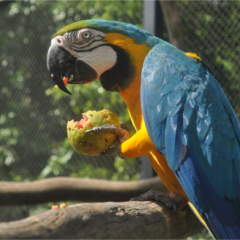
//> input picture split-channels/images/lab.png, 240 x 240 px, given in place of hsv.png, which was not available
$ ./main ../images/lab.png ../images/ycrcb.png ../images/ycrcb.png   (built with g++ and OpenCV 4)
//> lines starting //> are read from the running program, lines starting //| are printed output that depends on the picture; pictures that were not available may be replaced by others from this repository, and a replacement may not be noted
/***
 * Split Channels
 *
 * Usage:		SplitChannels {path_to_image} {output_color_space} {show_single_channel}
 * 				output_color_space 	= gray | hsv | ycrcb | lab | rgb (default)
 * 				show_single_channel	= false | true (default)
 *
 * Based on: 	http://cs.brown.edu/courses/cs143/lectures/03.pdf
 * 				Slides 53 to 65
 *
 * Author:		Rodrigo Berriel
 * Website:		rodrigoberriel.com
 *
 */
#include <opencv2/opencv.hpp>
using namespace cv;

// Global variables
Mat inputImage, outputImage, channel[3];
std::string colorSpace;
bool showSingleChannel;

void showGray();
void showRGB();
void showHSV();
void showYCrCb();
void showLAB();

void showChannels(Mat[], std::string[], double[][3], int);

int main(int argc, char** argv){
    // read colored BGR image
    //inputImage = imread(argv[1]);

    //inputImage = imread("../images/bgr.png");
    inputImage = imread("../images/hsv.png");
//> inputImage is the input picture: 240 rows x 240 cols, CV_8UC3; mean B, G, R 74.6, 89.3, 84.7

    //colorSpace = (argc >= 3) ? argv[2] : "rgb";
    //colorSpace = "rgb";
    colorSpace = "hsv";

    std::string argSingleChannel = (argc == 4) ? argv[3] : "true";
    showSingleChannel = (argSingleChannel == "true");
    imshow("Input", inputImage);

    if(colorSpace == "gray") 		showGray();
    else if(colorSpace == "hsv")  	showHSV();
    else if(colorSpace == "ycrcb")  showYCrCb();
    else if(colorSpace == "lab") 	showLAB();
    else if(colorSpace == "rgb")	showRGB();

    // prevent from closing
    waitKey(0);
    return 0;
}

void showGray(){
    cvtColor(inputImage, outputImage, COLOR_BGR2GRAY);
    imshow("Gray", outputImage);
}

void showRGB(){
    cvtColor(inputImage, inputImage, COLOR_BGR2RGB);
    split(inputImage, channel);
    std::string rgb_labels[3] = {"[R]ed", "[G]reen", "[B]lue"};
    double std_values[3][3] = {{1, 0, 0}, {0, 1, 0}, {0, 0, 1}};
    showChannels(channel, rgb_labels, std_values, COLOR_RGB2BGR);
}
void showHSV(){
    // Color Range => H: 0 to 179, S: 0 to 255, V: 0 to 255
    cvtColor(inputImage, inputImage, COLOR_BGR2HSV);
//> inputImage: 240 rows x 240 cols, CV_8UC3; mean H, S, V 48.7, 87, 100.1
    split(inputImage, channel);
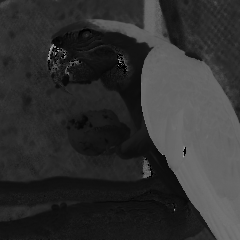
//> channel[0]: 240 rows x 240 cols, CV_8UC1; min 0, max 173, mean 48.7
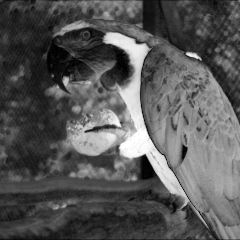
//> channel[1]: 240 rows x 240 cols, CV_8UC1; min 0, max 255, mean 87
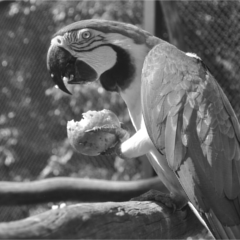
//> channel[2]: 240 rows x 240 cols, CV_8UC1; min 25, max 255, mean 100.1
    std::string hsv_labels[3] = {"[H]ue", "[S]aturation", "[V]alue"};
    double std_values[3][3] = {{1, 255, 255}, {179, 1, 255}, {179, 0, 1}};
    showChannels(channel, hsv_labels, std_values, COLOR_HSV2BGR);
//> the loop in showChannels, `for(int i = 0; i < 3; i++)` made 3 passes
//> pass 1, in showChannels, `imshow(labels[i] + " (3-Channels)", outputImage);`:
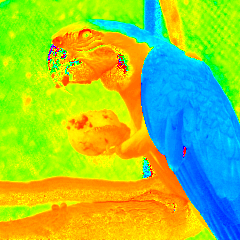
//> window '[H]ue (3-Channels)': 240 rows x 240 cols, CV_8UC3; mean B, G, R 63.5, 198.7, 152.4
//> after the loop in showChannels, `for(int i = 0; i < 3; i++)`: outputImage: 240 rows x 240 cols, CV_8UC3; mean H, S, V 100.1, 100.1, 100.1
//> channel[0]: 240 rows x 240 cols, CV_8UC1; every value is 179
//> channel[1]: 240 rows x 240 cols, CV_8UC1; every value is 0
}
void showYCrCb(){
    cvtColor(inputImage, inputImage, COLOR_BGR2YCrCb);
    split(inputImage, channel);
    std::string hsv_labels[3] = {"Y - Luminance", "Cr - [C]hroma [r]ed", "Cb - [C]hroma [b]lue"};
    double std_values[3][3] = {{1, 127.5, 127.5}, {127.5, 1, 127.5}, {127.5, 127.5, 1}};
    showChannels(channel, hsv_labels, std_values, COLOR_YCrCb2BGR);
}
void showLAB(){
    cvtColor(inputImage, inputImage, COLOR_BGR2Lab);
    split(inputImage, channel);
    std::string hsv_labels[3] = {"[L]uminance", "A (dimension)", "B (dimension)"};
    double std_values[3][3] = {{1, 127.5, 127.5}, {191.25, 1, 127.5}, {191.25, 127.5, 1}};
    showChannels(channel, hsv_labels, std_values, COLOR_Lab2BGR);
}

void showChannels(Mat channel[], std::string labels[], double scalar[][3], int convertBack){
    Mat aux[3];
    outputImage = Mat(inputImage.rows, inputImage.cols, inputImage.type());
    for(int i = 0; i < 3; i++){
        // fill the base Mat with standard values based on CS143 from Brown
        aux[0] = Mat::ones(inputImage.rows, inputImage.cols, CV_8UC1) * scalar[i][0];
        aux[1] = Mat::ones(inputImage.rows, inputImage.cols, CV_8UC1) * scalar[i][1];
        aux[2] = Mat::ones(inputImage.rows, inputImage.cols, CV_8UC1) * scalar[i][2];
        aux[i] = channel[i];
        // merge the channels back together
        merge(aux, 3, outputImage);
        // convert from output color space to BGR
        cvtColor(outputImage, outputImage, convertBack);
        imshow(labels[i] + " (3-Channels)", outputImage);
        if (showSingleChannel){
            // show single-channel image
            outputImage = channel[i];
            imshow(labels[i] + " (1-Channel)", outputImage);
        }
    }
}

$ run again, on split-channels/images/ycrcb.png
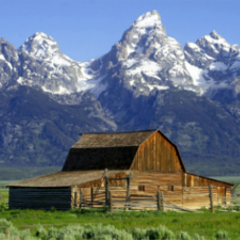
//> input picture split-channels/images/ycrcb.png, 240 x 240 px, given in place of hsv.png, which was not available
//> inputImage is the input picture: 240 rows x 240 cols, CV_8UC3; mean B, G, R 123.8, 114.5, 102.4
//> inputImage: 240 rows x 240 cols, CV_8UC3; mean H, S, V 82, 110, 143.8
//> in showHSV, `split(inputImage, channel);`:
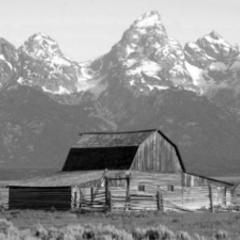
//> channel[2]: 240 rows x 240 cols, CV_8UC1; min 0, max 255, mean 143.8
//> the loop in showChannels, `for(int i = 0; i < 3; i++)` made 3 passes
//> pass 1, in showChannels, `imshow(labels[i] + " (3-Channels)", outputImage);`:
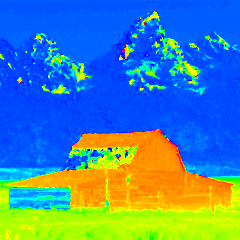
//> window '[H]ue (3-Channels)': 240 rows x 240 cols, CV_8UC3; mean B, G, R 167.5, 132.3, 71
